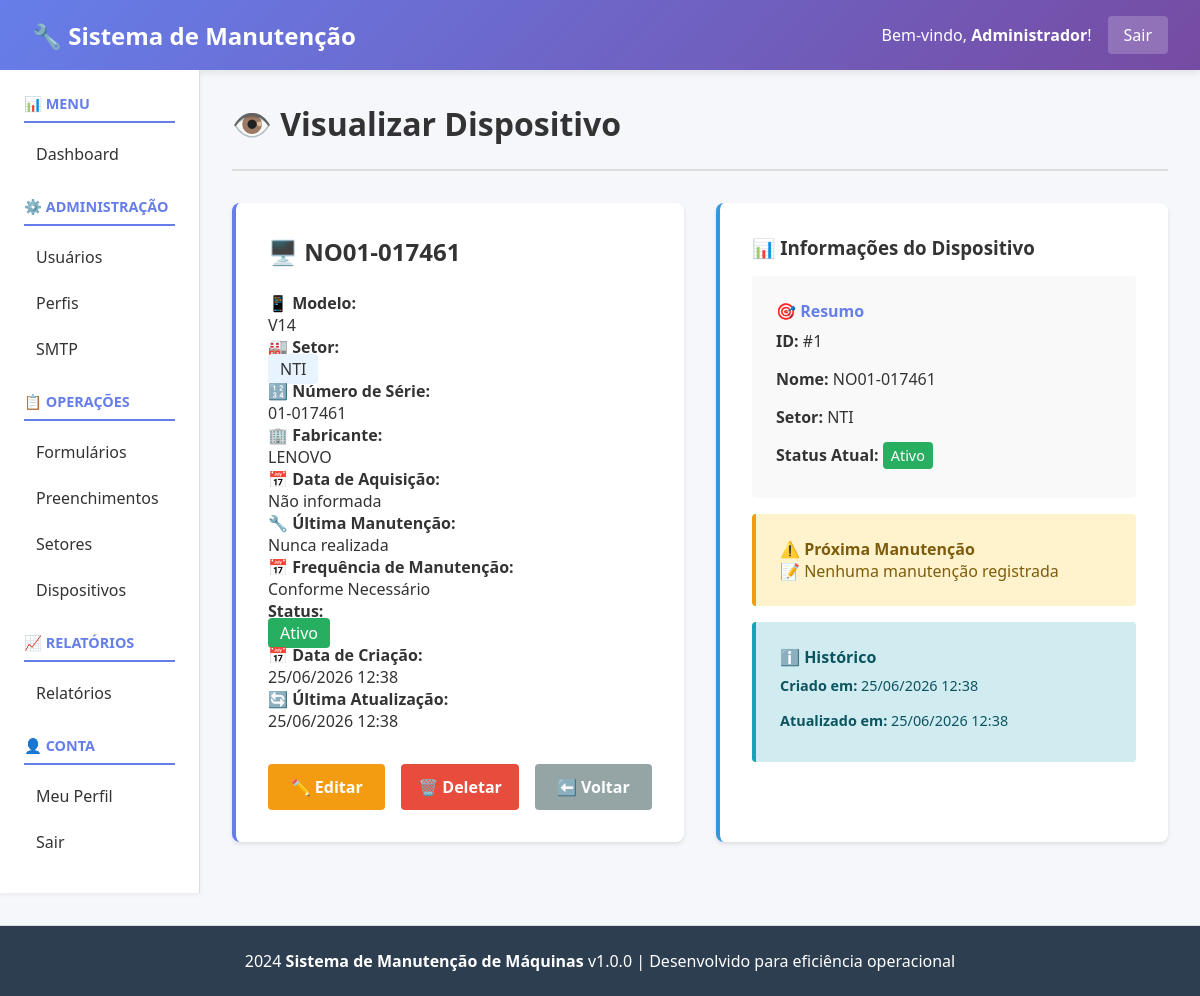
Screenshot of /public/index.php?page=devices&action=view&id=1 (signed in) with the database file from the repository.
### tables this page shows
CREATE TABLE `users` (
  `id` int(11) NOT NULL,
  `username` varchar(100) NOT NULL,
  `email` varchar(100) NOT NULL,
  `password_hash` varchar(255) NOT NULL,
  `full_name` varchar(200) NOT NULL,
  `auth_type` enum('local','ldap') DEFAULT 'local',
  `profile_id` int(11) DEFAULT NULL,
  `status` enum('active','inactive') DEFAULT 'active',
  `last_login` datetime DEFAULT NULL,
  `created_at` datetime DEFAULT current_timestamp(),
  `updated_at` datetime DEFAULT current_timestamp() ON UPDATE current_timestamp()
);

CREATE TABLE `devices` (
  `id` int(11) NOT NULL,
  `name` varchar(255) NOT NULL,
  `model` varchar(255) DEFAULT NULL,
  `manufacturer` varchar(255) DEFAULT NULL,
  `serial_number` varchar(255) DEFAULT NULL,
  `sector_id` int(11) DEFAULT NULL,
  `acquisition_date` date DEFAULT NULL,
  `last_maintenance` date DEFAULT NULL,
  `maintenance_frequency` varchar(50) DEFAULT NULL,
  `status` varchar(20) DEFAULT 'active',
  `created_at` datetime DEFAULT current_timestamp(),
  `updated_at` datetime DEFAULT current_timestamp() ON UPDATE current_timestamp()
);

CREATE TABLE `sectors` (
  `id` int(11) NOT NULL,
  `name` varchar(200) NOT NULL,
  `description` text DEFAULT NULL,
  `location` varchar(255) DEFAULT NULL,
  `status` varchar(20) DEFAULT 'active',
  `responsible_user_id` int(11) DEFAULT NULL,
  `phone` varchar(20) DEFAULT NULL,
  `email` varchar(100) DEFAULT NULL,
  `is_active` tinyint(1) DEFAULT 1,
  `created_at` datetime DEFAULT current_timestamp(),
  `updated_at` datetime DEFAULT current_timestamp() ON UPDATE current_timestamp()
);

### controllers/DeviceController.php (called while the page is built, shortened)
<?php
class DeviceController
{
    private $db;
    public function __construct()
    {
        $this->db = Database::getInstance();
    }
    public function view()
    {
        $id = intval($_GET['id'] ?? 0);
        $device = $this->db->fetch("
            SELECT d.*, s.name as sector_name
            FROM devices d
            LEFT JOIN sectors s ON d.sector_id = s.id
            WHERE d.id = ?
        ", [$id]);
        include __DIR__ . '/../views/devices/view.php';
    }
}

### config/Database.php (called while the page is built, shortened)
<?php
class Database
{
    private static $instance = null;
    private $connection;
    private $host = 'localhost';
    private $db_name = 'manutencao_db';
    private $username = 'root';
    private $password = '';
    private $charset = 'utf8mb4';
    private function __construct()
    {
        try {
            $dsn = "mysql:host=" . $this->host . ";dbname=" . $this->db_name . ";charset=" . $this->charset;
            $this->connection = new \PDO(
                $dsn,
                $this->username,
                $this->password,
                array(
                    \PDO::ATTR_ERRMODE => \PDO::ERRMODE_EXCEPTION,
                    \PDO::ATTR_DEFAULT_FETCH_MODE => \PDO::FETCH_ASSOC,
                    \PDO::ATTR_EMULATE_PREPARES => false
                )
            );
        } catch (\PDOException $e) {
            die("Erro de conexão com banco de dados: " . $e->getMessage());
        }
    }
    public static function getInstance()
    {
        if (self::$instance === null) {
            self::$instance = new self();
        }
        return self::$instance;
    }
    public function fetch($sql, $params = [])
    {
        try {
            $stmt = $this->connection->prepare($sql);
            $stmt->execute($params);
            return $stmt->fetch();
        } catch (\PDOException $e) {
            throw new \Exception("Erro ao buscar registro: " . $e->getMessage());
        }
    }
}

### core/Auth.php (called while the page is built, shortened)
<?php
class Auth
{
    private $db;
    private $user = null;
    public function __construct()
    {
        $this->db = Database::getInstance();
    }
    public function isLoggedIn()
    {
        return isset($_SESSION['user_id']) && !empty($_SESSION['user_id']);
    }
    public function getCurrentUser()
    {
        if ($this->user === null) {
            $this->user = $this->db->fetch(
                "SELECT * FROM users WHERE id = :id",
                [':id' => $_SESSION['user_id']]
            );
        }
        return $this->user;
    }
}

### views/devices/view.php (the view, shortened to what this page needs)
<?php include __DIR__ . '/../header.php'; ?>
<div class="page-header">
    <h1>👁️ Visualizar Dispositivo</h1>
</div>
<?php if ($device): ?>
    <div style="display: grid; grid-template-columns: 1fr 1fr; gap: 2rem;">
        <div style="background: white; padding: 2rem; border-radius: 8px; box-shadow: 0 2px 4px rgba(0,0,0,0.1); border-left: 4px solid #667eea;">
            <h2 style="margin-top: 0;">🖥️ <?php echo htmlspecialchars($device['name']); ?></h2>
            <div style="margin: 1.5rem 0;">
                <p><strong>📱 Modelo:</strong><br>
                <?php echo htmlspecialchars($device['model'] ?? 'N/A'); ?></p>
                <p><strong>🏭 Setor:</strong><br>
                <span style="background: #e7f3ff; padding: 0.25rem 0.75rem; border-radius: 4px;">
                    <?php echo htmlspecialchars($device['sector_name'] ?? 'Sem Setor'); ?>
                </span></p>
                <p><strong>🔢 Número de Série:</strong><br>
                <?php echo htmlspecialchars($device['serial_number'] ?? 'N/A'); ?></p>
                <p><strong>🏢 Fabricante:</strong><br>
                <?php echo htmlspecialchars($device['manufacturer'] ?? 'N/A'); ?></p>
                <p><strong>📅 Data de Aquisição:</strong><br>
                <?php echo $device['acquisition_date'] ? date('d/m/Y', strtotime($device['acquisition_date'])) : 'Não informada'; ?></p>
                <p><strong>🔧 Última Manutenção:</strong><br>
                <?php echo $device['last_maintenance'] ? date('d/m/Y', strtotime($device['last_maintenance'])) : 'Nunca realizada'; ?></p>
                <p><strong>📅 Frequência de Manutenção:</strong><br>
                <?php
                $freq_map = [
                    'semanal' => 'Semanal',
                    'quinzenal' => 'Quinzenal',
                    'mensal' => 'Mensal',
                    'trimestral' => 'Trimestral',
                    'semestral' => 'Semestral',
                    'anual' => 'Anual',
                    'conforme_necessario' => 'Conforme Necessário'
                ];
                echo htmlspecialchars($freq_map[$device['maintenance_frequency']] ?? 'Não definida');
                ?></p>
                <p><strong>Status:</strong><br>
                <?php
                $status_colors = [
                    'active' => '#27ae60',
                    'inactive' => '#e74c3c',
                    'manutencao' => '#f39c12'
                ];
                $status_labels = [
                    'active' => 'Ativo',
                    'inactive' => 'Inativo',
                    'manutencao' => 'Em Manutenção'
                ];
                $color = $status_colors[$device['status']] ?? '#95a5a6';
                $label = $status_labels[$device['status']] ?? 'Desconhecido';
                ?>
                <span style="background: <?php echo $color; ?>; color: white; padding: 0.25rem 0.75rem; border-radius: 4px;">
                    <?php echo $label; ?>
                </span></p>
                <p><strong>📅 Data de Criação:</strong><br>
                <?php echo date('d/m/Y H:i', strtotime($device['created_at'])); ?></p>
                <p><strong>🔄 Última Atualização:</strong><br>
                <?php echo date('d/m/Y H:i', strtotime($device['updated_at'])); ?></p>
            </div>
            <div style="display: flex; gap: 1rem; margin-top: 2rem;">
                <a href="?page=devices&action=edit&id=<?php echo $device['id']; ?>" class="btn" style="flex: 1; background: #f39c12; color: white; padding: 0.75rem; text-decoration: none; text-align: center; border-radius: 4px; font-weight: bold;">✏️ Editar</a>
                <a href="?page=devices&action=delete&id=<?php echo $device['id']; ?>" class="btn" style="flex: 1; background: #e74c3c; color: white; padding: 0.75rem; text-decoration: none; text-align: center; border-radius: 4px; font-weight: bold;" onclick="return confirm('Tem certeza que deseja deletar?')">🗑️ Deletar</a>
                <a href="?page=devices" class="btn" style="flex: 1; background: #95a5a6; color: white; padding: 0.75rem; text-decoration: none; text-align: center; border-radius: 4px; font-weight: bold;">⬅️ Voltar</a>
            </div>
        </div>
        <div style="background: white; padding: 2rem; border-radius: 8px; box-shadow: 0 2px 4px rgba(0,0,0,0.1); border-left: 4px solid #3498db;">
            <h3 style="margin-top: 0;">📊 Informações do Dispositivo</h3>
            <div style="background: #f9f9f9; padding: 1.5rem; border-radius: 4px; margin: 1rem 0;">
                <h4 style="margin-top: 0; color: #667eea;">🎯 Resumo</h4>
                <ul style="list-style: none; padding: 0; margin: 0;">
                    <li style="padding: 0.5rem 0;"><strong>ID:</strong> #<?php echo $device['id']; ?></li>
                    <li style="padding: 0.5rem 0;"><strong>Nome:</strong> <?php echo htmlspecialchars($device['name']); ?></li>
                    <li style="padding: 0.5rem 0;"><strong>Setor:</strong> <?php echo htmlspecialchars($device['sector_name'] ?? 'N/A'); ?></li>
                    <li style="padding: 0.5rem 0;"><strong>Status Atual:</strong>
                        <span style="background: <?php echo $status_colors[$device['status']] ?? '#95a5a6'; ?>; color: white; padding: 0.25rem 0.5rem; border-radius: 4px; font-size: 0.9rem;">
                            <?php echo $label; ?>
                        </span>
                    </li>
                </ul>
            </div>
            <div style="background: #fff3cd; padding: 1.5rem; border-radius: 4px; border-left: 4px solid #f39c12;">
                <h4 style="margin-top: 0; color: #7d5c0d;">⚠️ Próxima Manutenção</h4>
                <?php
                if ($device['last_maintenance']) {
                    $last = new DateTime($device['last_maintenance']);
                    $now = new DateTime();
                    $interval = $last->diff($now);
                    $days = $interval->days;
                    if ($days < 30) {
                        echo "<p style='color: #7d5c0d; margin: 0;'>⏰ Manutenção devido em breve!</p>";
                    } elseif ($days < 60) {
                        echo "<p style='color: #7d5c0d; margin: 0;'>📅 Próxima manutenção em " . $days . " dias</p>";
                    } else {
                        echo "<p style='color: #7d5c0d; margin: 0;'>✓ Dispositivo em bom estado</p>";
                    }
                } else {
                    echo "<p style='color: #7d5c0d; margin: 0;'>📝 Nenhuma manutenção registrada</p>";
                }
                ?>
            </div>
            <div style="background: #d1ecf1; padding: 1.5rem; border-radius: 4px; border-left: 4px solid #17a2b8; margin-top: 1rem;">
                <h4 style="margin-top: 0; color: #0c5460;">ℹ️ Histórico</h4>
                <ul style="list-style: none; padding: 0; margin: 0; font-size: 0.9rem;">
                    <li style="padding: 0.5rem 0; color: #0c5460;"><strong>Criado em:</strong> <?php echo date('d/m/Y H:i', strtotime($device['created_at'])); ?></li>
                    <li style="padding: 0.5rem 0; color: #0c5460;"><strong>Atualizado em:</strong> <?php echo date('d/m/Y H:i', strtotime($device['updated_at'])); ?></li>
                </ul>
            </div>
        </div>
    </div>
<?php endif; ?>
<?php include __DIR__ . '/../footer.php'; ?>

### views/header.php (shortened to what this page needs)
<?php
$auth = new \Core\Auth();
$user_atual = $auth->getCurrentUser();
?>
<!DOCTYPE html>
<html lang="pt-BR">
<head>
</head>
<body>
    <div class="navbar">
        <h1>🔧 Sistema de Manutenção</h1>
        <div class="navbar-user">
            <span>Bem-vindo, <strong><?php echo htmlspecialchars($user_atual['full_name'] ?? $user_atual['username']); ?></strong>!</span>
            <a href="index.php?page=logout">Sair</a>
        </div>
    </div>
    <div class="container">
        <div class="sidebar">
            <h3>📊 MENU</h3>
            <ul>
                <li><a href="index.php?page=dashboard">Dashboard</a></li>
            </ul>
            <h3>⚙️ ADMINISTRAÇÃO</h3>
            <ul>
                <li><a href="index.php?page=users">Usuários</a></li>
                <li><a href="index.php?page=profiles">Perfis</a></li>
                <li><a href="index.php?page=smtp">SMTP</a></li>
            </ul>
            <h3>📋 OPERAÇÕES</h3>
            <ul>
                <li><a href="index.php?page=forms">Formulários</a></li>
                <li><a href="index.php?page=submissions">Preenchimentos</a></li>
                <li><a href="index.php?page=sectors">Setores</a></li>
                <li><a href="index.php?page=devices">Dispositivos</a></li>
            </ul>
            <h3>📈 RELATÓRIOS</h3>
            <ul>
                <li><a href="index.php?page=reports">Relatórios</a></li>
            </ul>
            <h3>👤 CONTA</h3>
            <ul>
                <li><a href="index.php?page=profile">Meu Perfil</a></li>
                <li><a href="index.php?page=logout">Sair</a></li>
            </ul>
        </div>
        <div class="content">

### views/header.php (style rules this page uses)
* { margin: 0; padding: 0; box-sizing: border-box; }
body { font-family: 'Segoe UI', Tahoma, Geneva, Verdana, sans-serif; background: #f5f7fa; color: #333; }
.navbar { background: linear-gradient(135deg, #667eea 0%, #764ba2 100%); color: white; padding: 1rem 2rem; display: flex; justify-content: space-between; align-items: center; box-shadow: 0 2px 8px rgba(0,0,0,0.1); }
.navbar h1 { font-size: 1.5rem; margin: 0; }
.navbar-user { display: flex; align-items: center; gap: 1rem; }
.navbar-user a { color: white; text-decoration: none; padding: 0.5rem 1rem; background: rgba(255,255,255,0.2); border-radius: 4px; transition: background 0.3s; }
.container { display: grid; grid-template-columns: 200px 1fr; min-height: calc(100vh - 80px); }
.sidebar { background: white; padding: 1.5rem; border-right: 1px solid #ddd; box-shadow: 0 2px 4px rgba(0,0,0,0.05); overflow-y: auto; }
.sidebar h3 { color: #667eea; font-size: 0.9rem; text-transform: uppercase; margin-top: 1.5rem; margin-bottom: 0.75rem; border-bottom: 2px solid #667eea; padding-bottom: 0.5rem; }
.sidebar h3:first-child { margin-top: 0; }
.sidebar ul { list-style: none; }
.sidebar ul li { margin: 0.5rem 0; }
.sidebar ul li a { color: #333; text-decoration: none; padding: 0.5rem 0.75rem; border-radius: 4px; display: block; transition: background 0.3s, color 0.3s; }
.content { padding: 2rem; overflow-y: auto; }
.page-header { display: flex; justify-content: space-between; align-items: center; margin-bottom: 2rem; padding-bottom: 1.5rem; border-bottom: 2px solid #ddd; }
.page-header h1 { font-size: 2rem; color: #333; }
.btn { background: #667eea; color: white; padding: 0.75rem 1.5rem; border: none; border-radius: 4px; cursor: pointer; text-decoration: none; display: inline-block; transition: background 0.3s; }

### rows the page displays
users: full_name "Administrador"
devices: name "NO01-017461", model "V14", sector.name "NTI", serial_number "01-017461", manufacturer "LENOVO", maintenance_frequency "Conforme Necessário", status "Ativo", created_at "25/06/2026 12:38", updated_at "25/06/2026 12:38", id "1"
